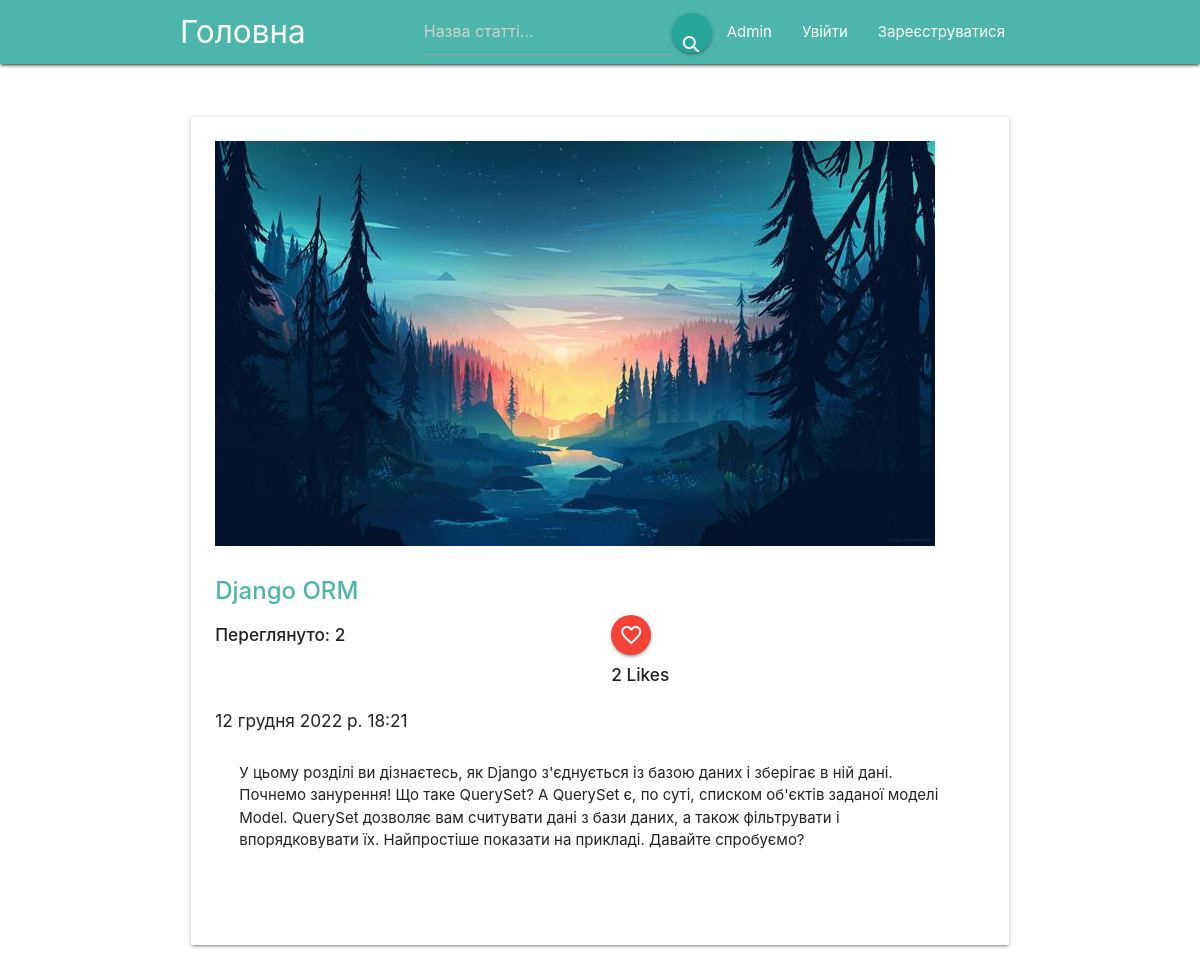
The page /django_orm/ on the database as committed earlier.
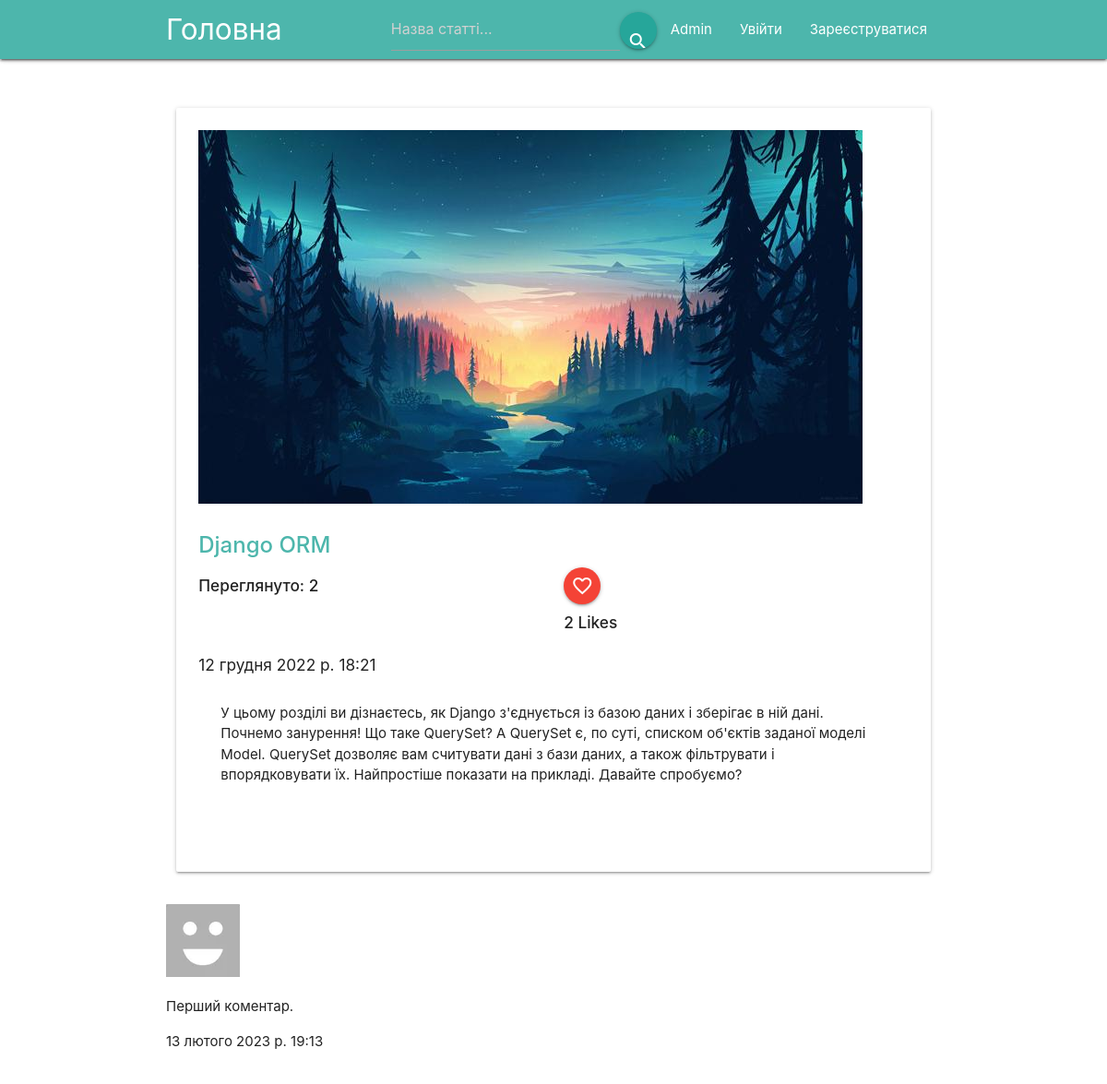
The same page on the database as committed later.
### blog/models.py (models this page shows, shortened)
class Post(models.Model):
    title = models.CharField(max_length=100)
    text = models.TextField()
    created_at = models.DateTimeField(default=timezone.now)
    post_slug = models.CharField(max_length=80, default='default_post')
    img = models.ImageField(default='blog/static/img/default.png',
                            height_field=None,
                            width_field=None, max_length=200,
                            verbose_name='Картинка для поста')
    views_number = models.ManyToManyField(User, related_name='views_rating', blank=True)
    likes = models.ManyToManyField(User, related_name='post_likes', blank=True)
    def get_views_number(self):
        return self.views_number.count()
    def get_likes_number(self):
        return self.likes.count()

class Comment(models.Model):
    post = models.ForeignKey(Post, on_delete=models.CASCADE, related_name="comments")
    author = models.ForeignKey(User, on_delete=models.CASCADE)
    content = models.TextField()
    created_at = models.DateTimeField(default=timezone.now)
    def __str__(self):
        return self.content

class Profile(models.Model):
    user = models.OneToOneField(User, on_delete=models.CASCADE)
    avatar = models.ImageField(upload_to='blog/static/img/profiles',
                               default='blog/static/img/profiles/default.png',
                               verbose_name='Фото профілю')
    about = models.TextField(max_length=500, verbose_name='Про себе', blank=True)

### blog/views.py (the view)
# urls.py: path('<slug>/', views.slug_process),
def slug_process(request, slug):
    post_slugs = [ p.post_slug for p in Post.objects.all()]
    if slug in post_slugs:
        post = Post.objects.get(post_slug = slug)
        if request.user.is_authenticated:
            if not post.views_number.filter(id=request.user.id).exists():
                post.views_number.add(request.user)
        views = post.get_views_number()
        likes = post.get_likes_number()
        is_liked = post.likes.filter(id=request.user.id).exists()
        comments = Comment.objects.filter(post=post)
        form = get_comment_form(request, post)
        data_dict = { 'post': post,
                      'views_num': views,
                      'likes_num': likes,
                      'comment_form': form,
                      'comments': comments,
                      'is_liked': is_liked }
        return render(request, 'post_view.html', data_dict)

### blog/forms.py
class AddCommentForm(forms.ModelForm):
    content = forms.CharField(widget=forms.Textarea(attrs={'placeholder': 'Ваш коментар тут...',
                                                    'class': 'form-control'}))
    class Meta:
        model = Comment
        fields = ['content']

### blog/views.py (called while the page is built)
def get_comment_form(request, post):
    if request.method == "POST":
        form = AddCommentForm(request.POST)
        if form.is_valid():
            content = request.POST.get('content')
            comment = Comment.objects.create(post=post, author=request.user, content=content)
            comment.save()
        return redirect(f'/{post.post_slug}')
    else:
        form = AddCommentForm()
    return form

### blog/templates/post_view.html (shortened to what this page needs)
{% extends 'navbar.html' %}
    {% block content %}
    <br>
    <div class="container">
        {% if post %}
            <div class="row">
                <div class="col s12 l12">
                    <div class="card">
                        <div class="card-content">
                            <span text-align="center" display="block">
                                <img class="center-align responsive-img" src="/{{ post.img }}">
                            </span>
                            <br><br>
                            <span class="card-title">
                                <a class="teal-text text-lighten-2" href="/"><strong>{{ post.title }}</strong></a>
                            </span>
                            <div class='row'>
                                <div class="col s6 l6">
                                    <h6><strong>Переглянуто: {{ views_num }}</strong></h6>
                                </div>
                                <div class="col s6 l6">
                                    <button form="like" type="submit" class="btn-floating waves-effect waves-light red">
                                        {% if is_liked %}
                                            <i class="medium material-icons">favorite</i>
                                        {% else %}
                                            <i class="medium material-icons">favorite_border</i>
                                        {% endif %}
                                    </button>
                                    <h6><strong>{{ likes_num }} Like{{ likes_num|pluralize }}</strong></h6>
                                </div>
                            </div>
                            <h6>{{ post.created_at }}</h6>
                            <div class="card-content">{{ post.text }}</div>
                            <br><br>
                        </div>
                    </div>
                </div>
            </div>
            {% for comment in comments %}
                <div class="row">
                    <img src="/{{ comment.author.profile.avatar }}">
                    <p>{{ comment }}</p>
                    <p>{{ comment.created_at }}</p>
                </div>
            {% endfor %}
        {% endif %}
    </div>
    {% endblock %}

### blog/templates/navbar.html (shortened to what this page needs)
{% load static %}
<!DOCTYPE HTML>
<html>
    <head>
      <link rel="stylesheet" href="https://cdnjs.cloudflare.com/ajax/libs/materialize/1.0.0/css/materialize.min.css">
    </head>
    <body>
      <div class="navbar-fixed">
        <nav>
          <div class="nav-wrapper teal lighten-2 z-depth-1">
            <div class="container">
              <a href="/" class="brand-logo">Головна</a>
              <ul id="nav-mobile" class="right hide-on-med-and-down">
                <li>
                  <form method=POST action="{% url 'search' %}" id="search_nav">
                    <input type="search" name="searchpost" placeholder="Назва статті...">
                  </form>
                </li>
                <li><button class="waves-effect btn-floating waves-light btn-medium" form="search_nav" type="submit">
                  <i class="material-icons">search</i>
                </button></li>
                <li><a href="/admin">Admin</a></li>
                {% if not user.is_authenticated %}
                  <li><a href="/login">Увійти</a></li>
                  <li><a href="/register">Зареєструватися</a></li>
                {% else %}
                  <li><a href="/profile">Мій Профіль</a></li>
                  <li><a href="/logout">Вийти</a></li>
                {% endif %}
              </ul>
            </div>
          </div>
        </nav>
      </div>
      <br>
      {% block content %}
      {% endblock %}
    </body>
</html>

Rows that differ between the two databases and show on the page:
added Comment: author.profile.avatar (placeholder picture), content "Перший коментар.", created_at "13 лютого 2023 р. 19:13"
